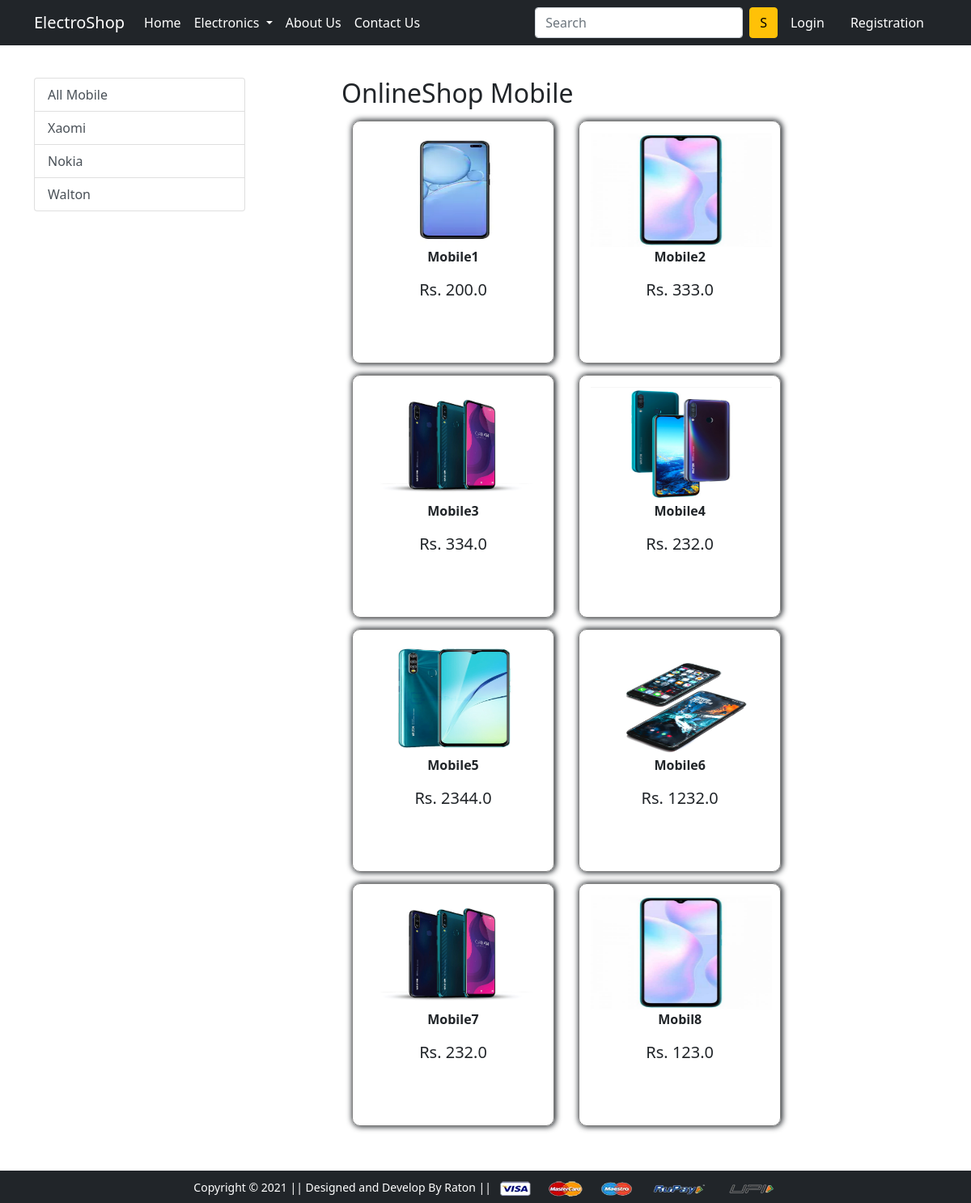
/mobile/, run on the app's committed database.
### app/models.py (models this page shows, shortened)
class Product(models.Model):
    title = models.CharField(max_length=100)
    selling_price = models.FloatField()
    discount_price = models.FloatField()
    description = models.TextField()
    brand = models.CharField(max_length=100)
    category = models.CharField(choices=CATEGORY_CHOICES, max_length=2)
    product_image = models.ImageField(upload_to='productimg')

### app/views.py (the view)
# urls.py: path('mobile/', views.mobile, name='mobile'),
def mobile(request, data=None):
    if data == None:
        mobiles = Product.objects.filter(category='M')
    elif data == 'Xaomi' or data == 'Nokia' or data == 'Walton':
        mobiles = Product.objects.filter(category='M').filter(brand=data)
    return render(request, 'app/mobile.html', {'mobiles': mobiles})

### app/templates/app/mobile.html (shortened to what this page needs)
{% extends 'app/base.html' %}
{% load static %} {% block title %}Buy Now{%endblock title %}
{% block main-content %}
<div class="container">
  <div class="row">
    <div class="col-sm-3">
      <div class="list-group mt-5" style="margin-top: 6rem !important">
        <a
          href="{% url 'mobile' %}"
          class="list-group-item list-group-item-action"
          >All Mobile</a
        >
        <a
          href="{% url 'mobiledata' 'Xaomi' %}"
          class="list-group-item list-group-item-action"
          >Xaomi</a
        >
        <a
          href="{% url 'mobiledata' 'Nokia' %}"
          class="list-group-item list-group-item-action"
          >Nokia</a
        >
        <a
          href="{% url 'mobiledata' 'Walton' %}"
          class="list-group-item list-group-item-action"
          >Walton</a
        >
      </div>
    </div>
    <div class="col-sm-8 offset-sm-1" style="margin-top: 6rem !important">
      <h2>OnlineShop Mobile</h2>
      <div class="mobile_page">
        {% for i in mobiles %}
        <a href="{% url 'product-detail' i.id %}" class="btn"
          ><div class="item">
            <img src="{{i.product_image.url}}" alt="" height="180px" />
            <p class="fw-bold">{{i.title}}</p>
            <br />
            <p class="mb-dis fs-5" style="margin-top: -26px">
              Rs. {{i.discount_price}}
            </p>
          </div></a
        >
        {% endfor %}
      </div>
    </div>
  </div>
</div>
{% endblock main-content %}

### app/static/app/css/style.css (style rules this page uses)
.item { height: 300px; width: 250px; padding: 14px; border: 1px solid gray; box-shadow: 1px 0px 7px 1px; }

### data on the page
Product: product_image (picture), title "Mobile1", discount_price "200.0"
Product: product_image (picture), title "Mobile2", discount_price "333.0"
Product: product_image (picture), title "Mobile3", discount_price "334.0"
Product: product_image (picture), title "Mobile4", discount_price "232.0"
Product: product_image (picture), title "Mobile5", discount_price "2344.0"
Product: product_image (picture), title "Mobile6", discount_price "1232.0"
Product: product_image (picture), title "Mobile7", discount_price "232.0"
Product: product_image (picture), title "Mobil8", discount_price "123.0"
